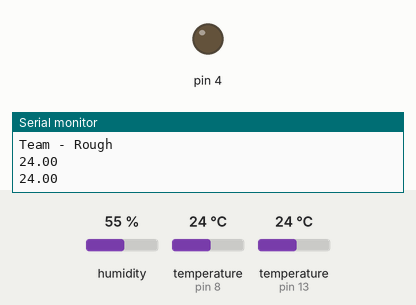
This sketch was run on a simulated Arduino Uno, built with avr-gcc and run on an emulated ATmega328P. On the bench: output pins drawn as LEDs (lit = HIGH), the last lines printed to the serial monitor. Inputs (shaded band) come from the test bench; at power-on: temperature (sensors on pin 8, pin 13) 24 °C, humidity 55 %.

Above: at 2.3 s.
2.4 s: temperature (sensor on pin 8) set to 27 °C
At 4.3 s:
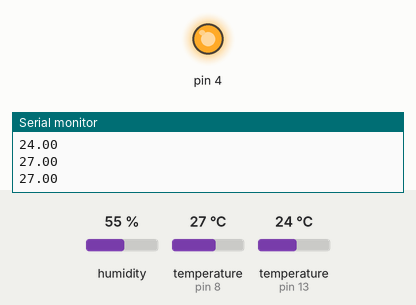
4.6 s: temperature (sensor on pin 8) set to 12 °C
At 5.6 s:
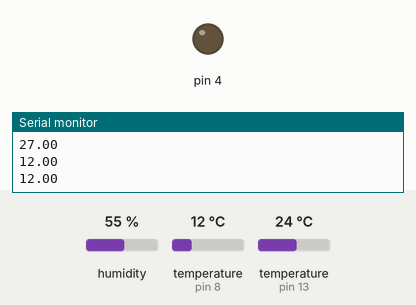
6.2 s: temperature (sensor on pin 8) set to 28 °C
At 6.7 s:
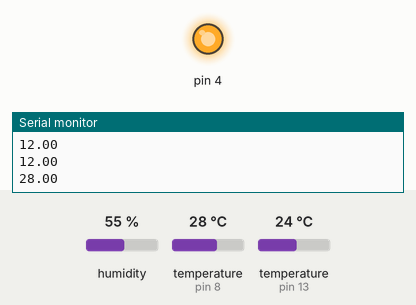
Timing chart, 0 to 9.2 s (numbered marks = the images above; inputs shaded):
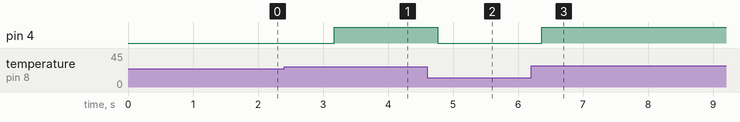

Measured:
- the behaviour switches between 25 and 26 °C on temperature (sensor on pin 8) (found by bisection; images 0 and 1)
- after the input at 2.4 s, pin 4: LOW → HIGH after 0.77 s
- after the input at 4.6 s, pin 4: HIGH → LOW after 0.17 s
- after the input at 6.2 s, pin 4: LOW → HIGH after 0.16 s

The sketch:

sensor-arduino.ino
```cpp
#include <OneWire.h>
#include <DallasTemperature.h>
#include "Timer.h"
#include <Wire.h>
Timer t;
#include <SoftwareSerial.h>
SoftwareSerial mySerial(5, 6);

// Data wire is plugged into port 8 on the Arduino
#define ONE_WIRE_BUS 8

// Setup a oneWire instance to communicate with any OneWire devices (not just Maxim/Dallas temperature ICs)
OneWire oneWire(ONE_WIRE_BUS);

// Pass our oneWire reference to Dallas Temperature.
DallasTemperature sensors(&oneWire);

#include <dht11.h>
dht11 DHT;
#define DHT11_PIN 13

int serial=0;
float value;
float humi;
float Co2;
float Tvoc;

void repeat() {
  mySerial.println("&value="+String(value)+"&humi="+String(humi)+"&serial="+String(serial++));
}

void setup(void)
{
  // start serial port
  Serial.begin(9600);
  Serial.println("Team - Rough");
  mySerial.begin(9600);
  // Start up the library
  sensors.begin();

  pinMode(4, OUTPUT);

  t.every(60000, repeat);
}

void loop(void)
{
  int chk;
  //long double vaa;

  sensors.requestTemperatures(); // Send the command to get temperatures
  value = sensors.getTempCByIndex(0);

  if(value > 25)
    digitalWrite(4, HIGH);
  else if(value < 24)
    digitalWrite(4, LOW);

  chk = DHT.read(DHT11_PIN);    // READ DATA
  humi = (float)DHT.humidity;

  Serial.println(value);

  //Serial.println(DHT.humidity,2);

//  Serial.println(analogRead(A4));

  delay(10);

  t.update();
  while(mySerial.available()) Serial.print((char)mySerial.read());
}
```
